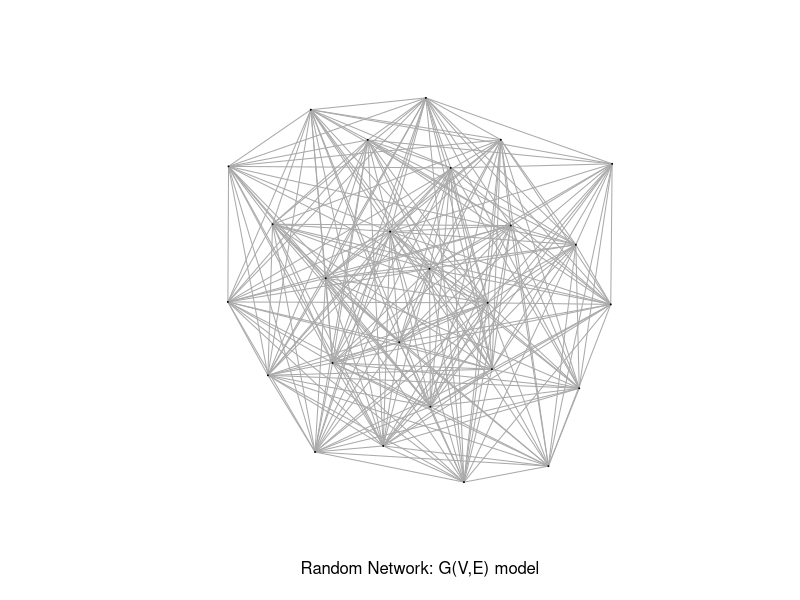

Generate this figure with R: (Note: this script raises an error after producing the figure.)
## ---- chunk 1
knitr::opts_chunk$set(echo = TRUE)
library(ggplot2)
library(igraph)
## ---- chunk 2
# for Plot 1
V <- 26
E <- 258

gr <- erdos.renyi.game(V, E, type = "gnm")
# graph "order" and "size"
gorder(gr); gsize(gr)

plot(gr, vertex.label= NA, edge.arrow.size=0.02,vertex.size = 0.5, xlab = "Random Network: G(V,E) model")
## ---- chunk 3
# betweenness centrality
bc <- betweenness(gr, v = V(gr), directed = TRUE, weights = NULL,
  nobigint = TRUE, normalized = FALSE)
bcbar <- mean(bc)

# node clustering coefficients (per node)
ncc <- transitivity(gr, type = "local")
# mean node clustering coefficient
mean(ncc) # cf 0.84

# degrees of each node
d <- degree(gr)
# mean degree
mean(d) # cf 18

qplot(d, ncc, geom="jitter")
## ---- chunk 4
V <- c(26, 13, 31, 27, 27, 41)
E <- c(258, 66, 283, 254, 177, 434)
pV <- c(.846, .5, .875, .846, .778, .889)
dbar <- c(18, 695, 17.15, 17.52, 12.21, 20.19)
nccbar <- c(.84, .63, .84, .85, .83, .8)
plot <- 1:6
df <- data.frame(plot=plot, V=V, E=E, pV=pV, dbar=dbar, nccbar=nccbar)

myStats <- function(ve){
  # ve is a vector of V, E
  V <- ve[1];  E <- ve[2]
  gr <- erdos.renyi.game(V, E, type = "gnm")
  
  bc <- betweenness(gr, directed = FALSE, weights = NULL,
  nobigint = TRUE, normalized = FALSE)
  bcbar <- mean(bc)
  
  #Network clustering coefficient
  gcc <- transitivity(gr)
  
  ncc <- transitivity(gr, type = "local")
# mean node clustering coefficient
 nccbar.o <- mean(ncc) # cf 0.84
# degrees of each node
d <- degree(gr)
# mean degree
dbar.o <- mean(d) # cf 18
return( c(bcbar.op=bcbar, gcc.o=gcc, nccbar.o=nccbar.o, dbar.o=dbar.o))
}
df2 <- cbind(df, t(apply(df[,2:3], 1, myStats)) )
pairs(df2[,5:10])
## ---- chunk 5


ncc1 <- unlist( apply(df[1:3,2:3], 1, function(ve){
   gr <- erdos.renyi.game(ve[1], ve[2], type = "gnm")
   transitivity(gr, type = "local")
 }))
ncc2 <- unlist( apply(df[4:6,2:3], 1, function(ve){
   gr <- erdos.renyi.game(ve[1], ve[2], type = "gnm")
   transitivity(gr, type = "local")
 }))
 
d1 <- unlist( apply(df[1:3,2:3], 1, function(ve){
   gr <- erdos.renyi.game(ve[1], ve[2], type = "gnm")
   degree(gr)
 }))
d2 <- unlist( apply(df[4:6,2:3], 1, function(ve){
   gr <- erdos.renyi.game(ve[1], ve[2], type = "gnm")
   degree(gr)
 }))
dff2 <- data.frame(site = factor(c(rep(1, length(ncc1)), rep(2, length(ncc2)))),
                            ncc =c(ncc1, ncc2), d=c(d1,d2) )
ggplot(dff2, aes(d, ncc, colour=site) ) + geom_jitter()
## ---- chunk 6

exp.out <- 2.1
ncc1 <- unlist( apply(df[1:3,2:3], 1, function(ve){
  gsf <- sample_fitness_pl(ve[1], ve[2], exponent.out= exp.out, exponent.in = -1, loops = FALSE, multiple = FALSE, finite.size.correction = TRUE)
   transitivity(gsf, type = "local")
 }))
ncc2 <- unlist( apply(df[4:6,2:3], 1, function(ve){
  gsf <- sample_fitness_pl(ve[1], ve[2], exponent.out= exp.out, exponent.in = -1, loops = FALSE, multiple = FALSE, finite.size.correction = TRUE)
   transitivity(gsf, type = "local")
 }))
 
d1 <- unlist( apply(df[1:3,2:3], 1, function(ve){
  gsf <- sample_fitness_pl(ve[1], ve[2], exponent.out= exp.out, exponent.in = -1, loops = FALSE, multiple = FALSE, finite.size.correction = TRUE)
   degree(gsf)
 }))
qplot(d1, ncc1)
d2 <- unlist( apply(df[4:6,2:3], 1, function(ve){
   gsf <- sample_fitness_pl(ve[1], ve[2], exponent.out= exp.out, exponent.in = -1, loops = FALSE, multiple = FALSE, finite.size.correction = TRUE)
   degree(gsf)
 }))
dff2 <- data.frame(site = factor(c(rep(1, length(ncc1)), rep(2, length(ncc2)))),
                            ncc =c(ncc1, ncc2), d=c(d1,d2) )
ggplot(dff2, aes(d, ncc, colour=site) ) + geom_jitter()
## ---- chunk 7
dm=2
nei=3
p=.2
{
ncc1 <- unlist( apply(df[1:3,2:3], 1, function(ve){
  size <- ceiling((ve[1])^(1/dm))
  gsw <- sample_smallworld(dim=2, size, nei , p )
   transitivity(gsw, type = "local")
 }))
ncc2 <- unlist( apply(df[4:6,2:3], 1, function(ve){
    size <- ceiling((ve[1])^(1/dm))
  gsw <- sample_smallworld(dim=2, size, nei, p)
   transitivity(gsw, type = "local")
 }))
 
d1 <- unlist( apply(df[1:3,2:3], 1, function(ve){
   size <- ceiling((ve[1])^(1/dm))
  gsw <- sample_smallworld(dim=2, size, nei, p)
   degree(gsw)
 }))
qplot(d1, ncc1)
d2 <- unlist( apply(df[4:6,2:3], 1, function(ve){
      size <- ceiling((ve[1])^(1/dm))
  gsw <- sample_smallworld(dim=2, size, nei, p)
   degree(gsw)
 }))
dff2 <- data.frame(site = factor(c(rep(1, length(ncc1)), rep(2, length(ncc2)))),
                            ncc =c(ncc1, ncc2), d=c(d1,d2) )
ggplot(dff2, aes(d, ncc, colour=site) ) + geom_jitter()
}
